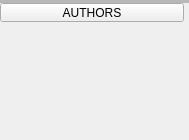
<?xml version="1.0" encoding="UTF-8"?>
<ui version="4.0">
 <class>foldable</class>
 <widget class="QWidget" name="foldable">
  <property name="geometry">
   <rect>
    <x>0</x>
    <y>0</y>
    <width>189</width>
    <height>140</height>
   </rect>
  </property>
  <property name="sizePolicy">
   <sizepolicy hsizetype="Preferred" vsizetype="Preferred">
    <horstretch>0</horstretch>
    <verstretch>0</verstretch>
   </sizepolicy>
  </property>
  <property name="minimumSize">
   <size>
    <width>0</width>
    <height>0</height>
   </size>
  </property>
  <property name="windowTitle">
   <string>Form</string>
  </property>
  <layout class="QGridLayout" name="gridLayout">
   <property name="leftMargin">
    <number>0</number>
   </property>
   <property name="topMargin">
    <number>0</number>
   </property>
   <property name="rightMargin">
    <number>0</number>
   </property>
   <property name="bottomMargin">
    <number>0</number>
   </property>
   <property name="spacing">
    <number>0</number>
   </property>
   <item row="0" column="0">
    <widget class="QFrame" name="outerFrame">
     <property name="frameShape">
      <enum>QFrame::NoFrame</enum>
     </property>
     <property name="frameShadow">
      <enum>QFrame::Plain</enum>
     </property>
     <layout class="QVBoxLayout" name="verticalLayout">
      <property name="spacing">
       <number>0</number>
      </property>
      <property name="leftMargin">
       <number>0</number>
      </property>
      <property name="topMargin">
       <number>0</number>
      </property>
      <property name="rightMargin">
       <number>0</number>
      </property>
      <property name="bottomMargin">
       <number>0</number>
      </property>
      <item>
       <widget class="QFrame" name="decorator">
        <property name="sizePolicy">
         <sizepolicy hsizetype="Preferred" vsizetype="Fixed">
          <horstretch>0</horstretch>
          <verstretch>0</verstretch>
         </sizepolicy>
        </property>
        <property name="minimumSize">
         <size>
          <width>0</width>
          <height>3</height>
         </size>
        </property>
        <property name="maximumSize">
         <size>
          <width>16777215</width>
          <height>3</height>
         </size>
        </property>
        <property name="styleSheet">
         <string notr="true"/>
        </property>
        <property name="frameShape">
         <enum>QFrame::HLine</enum>
        </property>
        <property name="frameShadow">
         <enum>QFrame::Sunken</enum>
        </property>
        <property name="lineWidth">
         <number>0</number>
        </property>
        <property name="midLineWidth">
         <number>3</number>
        </property>
       </widget>
      </item>
      <item>
       <widget class="QFrame" name="header">
        <property name="sizePolicy">
         <sizepolicy hsizetype="Preferred" vsizetype="Fixed">
          <horstretch>0</horstretch>
          <verstretch>0</verstretch>
         </sizepolicy>
        </property>
        <property name="minimumSize">
         <size>
          <width>0</width>
          <height>19</height>
         </size>
        </property>
        <property name="maximumSize">
         <size>
          <width>16777215</width>
          <height>19</height>
         </size>
        </property>
        <property name="styleSheet">
         <string notr="true"/>
        </property>
        <property name="frameShape">
         <enum>QFrame::NoFrame</enum>
        </property>
        <property name="frameShadow">
         <enum>QFrame::Plain</enum>
        </property>
        <property name="lineWidth">
         <number>0</number>
        </property>
        <layout class="QHBoxLayout" name="headerLayout">
         <property name="spacing">
          <number>0</number>
         </property>
         <property name="leftMargin">
          <number>0</number>
         </property>
         <property name="topMargin">
          <number>0</number>
         </property>
         <property name="rightMargin">
          <number>5</number>
         </property>
         <property name="bottomMargin">
          <number>0</number>
         </property>
         <item>
          <widget class="QToolButton" name="toFold">
           <property name="sizePolicy">
            <sizepolicy hsizetype="Preferred" vsizetype="Fixed">
             <horstretch>1</horstretch>
             <verstretch>0</verstretch>
            </sizepolicy>
           </property>
           <property name="minimumSize">
            <size>
             <width>0</width>
             <height>19</height>
            </size>
           </property>
           <property name="maximumSize">
            <size>
             <width>16777215</width>
             <height>19</height>
            </size>
           </property>
           <property name="toolTip">
            <string>Collape/Expand</string>
           </property>
           <property name="styleSheet">
            <string notr="true"/>
           </property>
           <property name="text">
            <string notr="true">AUTHORS</string>
           </property>
           <property name="iconSize">
            <size>
             <width>15</width>
             <height>15</height>
            </size>
           </property>
           <property name="checkable">
            <bool>true</bool>
           </property>
           <property name="checked">
            <bool>false</bool>
           </property>
           <property name="popupMode">
            <enum>QToolButton::InstantPopup</enum>
           </property>
           <property name="toolButtonStyle">
            <enum>Qt::ToolButtonTextBesideIcon</enum>
           </property>
           <property name="arrowType">
            <enum>Qt::NoArrow</enum>
           </property>
          </widget>
         </item>
        </layout>
       </widget>
      </item>
      <item>
       <widget class="QFrame" name="inner">
        <property name="frameShape">
         <enum>QFrame::NoFrame</enum>
        </property>
        <property name="frameShadow">
         <enum>QFrame::Plain</enum>
        </property>
       </widget>
      </item>
     </layout>
    </widget>
   </item>
  </layout>
 </widget>
 <resources/>
 <connections/>
</ui>
